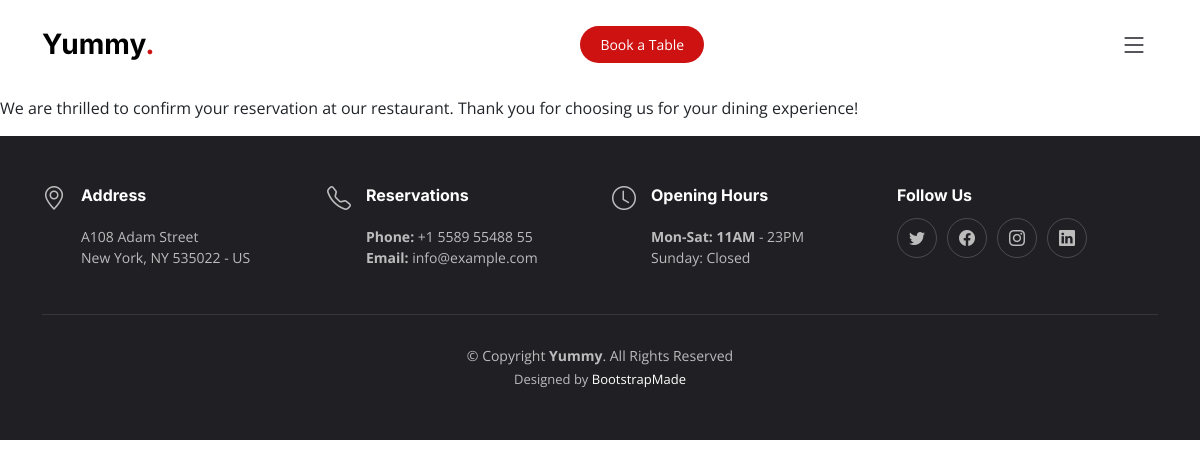
/thanks/, run on the app's committed database.
### home/models.py (models this page shows, shortened)
class FooterItems(models.Model):
    item_title = models.CharField(max_length=50)
    item_description = models.TextField()
    item_icon = models.CharField(max_length=100, null=True, blank=True)
    created_at = models.DateTimeField(auto_now_add=True)
    updated_at = models.DateTimeField(auto_now=True)

### home/views.py (the view)
# urls.py: path('thanks/', thanks, name='thanks'),
def thanks(request):
    return render(request, 'thanks.html')

### home/context_processor.py (called while the page is built)
def footer_items(request):
    context = {}
    items = FooterItems.objects.all()
    for item in items:
        if item.item_title == 'Address':
            context['address'] = item
        elif item.item_title == 'Reservations':
            context['reservations'] = item
        elif item.item_title == 'Opening Hours':
            context['opening_hours'] = item
    return {
        'footer_items': context
    }

### manager/templatetags/is_manager_tag.py (called while the page is built)
@register.filter(name='is_manager_tag')
def is_manager_tag(user, group_name="manager"):
    return user.groups.filter(name=group_name).exists() or user.is_superuser

### home/templates/thanks.html
{% extends 'base.html' %}
{% block content %}
    <h1>Thank You for Your Reservation!</h1>
    <p>Dear Guest,</p>
    <p>We are thrilled to confirm your reservation at our restaurant. Thank you for choosing us for your dining experience!</p>
{% endblock %}

### templates/includes/footer.html
<footer id="footer" class="footer">
    <div class="container">
        <div class="row gy-3">
            <div class="col-lg-3 col-md-6 d-flex">
                <i class="{{ footer_items.address.item_icon }}"></i>
                <div>
                    <h4>{{ footer_items.address.item_title }}</h4>
                    <p>
                        {{ footer_items.address.item_description|safe }}
                    </p>
                </div>
            </div>
        <div class="col-lg-3 col-md-6 footer-links d-flex">
          <i class="{{ footer_items.reservations.item_icon }}"></i>
                <div>
                    <h4>{{ footer_items.reservations.item_title }}</h4>
                    <p>
                        {{ footer_items.reservations.item_description|safe}}
                    </p>
                </div>
        </div>
        <div class="col-lg-3 col-md-6 footer-links d-flex">
         <i class="{{ footer_items.opening_hours.item_icon }}"></i>
                <div>
                    <h4>{{ footer_items.opening_hours.item_title }}</h4>
                    <p>
                        {{ footer_items.opening_hours.item_description|safe }}
                    </p>
                </div>
        </div>
        <div class="col-lg-3 col-md-6 footer-links">
          <h4>Follow Us</h4>
          <div class="social-links d-flex">
            <a href="#" class="twitter"><i class="bi bi-twitter"></i></a>
            <a href="#" class="facebook"><i class="bi bi-facebook"></i></a>
            <a href="#" class="instagram"><i class="bi bi-instagram"></i></a>
            <a href="#" class="linkedin"><i class="bi bi-linkedin"></i></a>
          </div>
        </div>
      </div>
    </div>
    <div class="container">
      <div class="copyright">
        &copy; Copyright <strong><span>Yummy</span></strong>. All Rights Reserved
      </div>
      <div class="credits">
        Designed by <a href="https://bootstrapmade.com/">BootstrapMade</a>
      </div>
    </div>
  </footer>

### static/css/main.css (style rules this page uses)
:root { --font-default: "Open Sans", system-ui, -apple-system, "Segoe UI", Roboto, "Helvetica Neue", Arial, "Noto Sans", "Liberation Sans", sans-serif, "Apple Color Emoji", "Segoe UI Emoji", "Segoe UI Symbol", "Noto Color Emoji"; --font-primary: "Amatic SC", sans-serif; --font-secondary: "Inter", sans-serif; }
:root { --color-default: #212529; --color-primary: #ce1212; --color-secondary: #37373f; }
:root { scroll-behavior: smooth; }
body { font-family: var(--font-default); color: var(--color-default); }
a { color: var(--color-primary); text-decoration: none; }
h1, h2, h3, h4, h5, h6 { font-family: var(--font-secondary); }
.footer { font-size: 14px; background-color: #1f1f24; padding: 50px 0; color: rgba(255, 255, 255, 0.7); }
.footer .icon { margin-right: 15px; font-size: 24px; line-height: 0; }
.footer h4 { font-size: 16px; font-weight: bold; position: relative; padding-bottom: 5px; color: #fff; }
.footer .footer-links { margin-bottom: 30px; }
.footer .social-links a { display: flex; align-items: center; justify-content: center; width: 40px; height: 40px; border-radius: 50%; border: 1px solid rgba(255, 255, 255, 0.2); font-size: 16px; color: rgba(255, 255, 255, 0.7); margin-right: 10px; transition: 0.3s; }
.footer .copyright { text-align: center; padding-top: 30px; border-top: 1px solid rgba(255, 255, 255, 0.1); }
.footer .credits { padding-top: 4px; text-align: center; font-size: 13px; }
.footer .credits a { color: #fff; }

### data on the page
FooterItems: address.item_title "Address", address.item_description "A108 Adam Street New York, NY 535022 - US"
FooterItems: reservations.item_title "Reservations", reservations.item_description "Phone: +1 5589 55488 55 Email: info@example.com"
FooterItems: opening_hours.item_title "Opening Hours", opening_hours.item_description "Mon-Sat: 11AM - 23PM Sunday: Closed"
